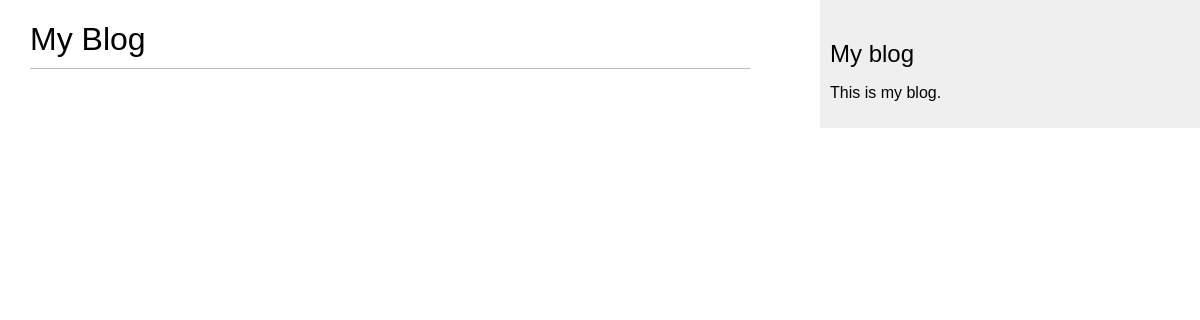
Page /blog/ on the earlier database version.
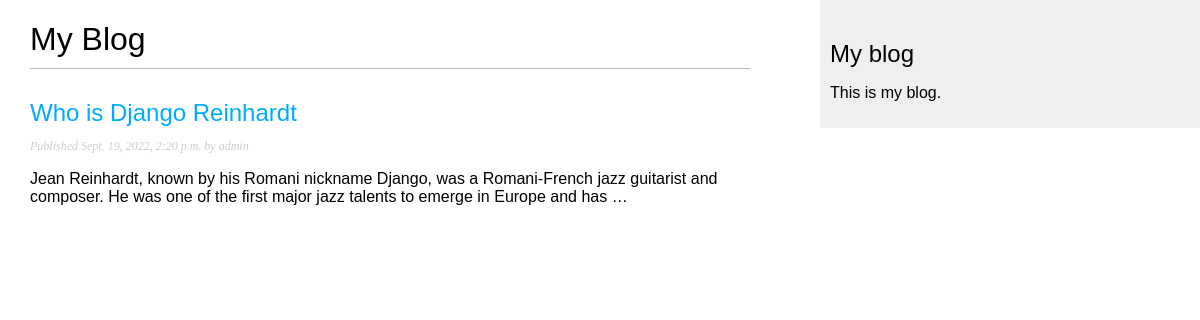
Same page on the later database version.
### blog/models.py (models this page shows, shortened)
class Post(models.Model):
    class Status(models.TextChoices):
        DRAFT = 'DF', 'Draft'
        PUBLISHED = 'PB', 'Published'
    title = models.CharField(max_length=250)
    slug = models.SlugField(max_length=250)  #implies an Index by default
    author = models.ForeignKey(User, on_delete=models.CASCADE,
                            related_name='blog_posts')  #a user caan write any number of posts:user.blog_posts
    body = models.TextField()
    publish = models.DateTimeField(default=timezone.now)
    created_at = models.DateTimeField(auto_now_add=True)
    updated = models.DateTimeField(auto_now=True)
    status = models.CharField(max_length=2, choices=Status.choices, default=Status.DRAFT)
    objects = models.Manager()  #the default manager
    published = PublishedManager()  #our custom manager
    class Meta:
        ordering = ['-publish']  #from newest to oldest: in descending order
        indexes = [
            models.Index(fields=['-publish']),
        ]  #to speed up our database query

### blog/views.py (the view)
# urls.py: path('', views.post_list, name='post_list'),
def post_list(request):
    posts = Post.published.all()
    context = {'posts': posts}
    return render(request, 'blog/post/list.html', context)

### blog/models.py (called while the page is built)
    def get_queryset(self):
        return super().get_queryset()\
            .filter(status=Post.Status.PUBLISHED)

### blog/templates/blog/post/list.html (shortened to what this page needs)
{% extends 'blog/base.html' %}
{% block content %}
{% load static %}
<h1>My Blog</h1>
{% for post in posts %}
    <h2>
        <a style="text-decoration: none" href="{% url 'blog:post_detail' post.id %}">
            {{ post.title }}
        </a>
    </h2>
    <p class="date">
        Published {{ post.publish }} by {{ post.author }}
    </p>
    {{ post.body|truncatewords:30|linebreaks }}
{% endfor %}
{% endblock %}

Differences in the rows shown:
now on this page (row edited): Post: title "Who is Django Reinhardt", publish "Sept. 19, 2022, 2:20 p.m.", author "admin", body "Jean Reinhardt, known by his Romani nickname Django, was a Romani-French jazz guitarist and composer. He was one of the first major jazz talents to emerge in Europe and has …"
